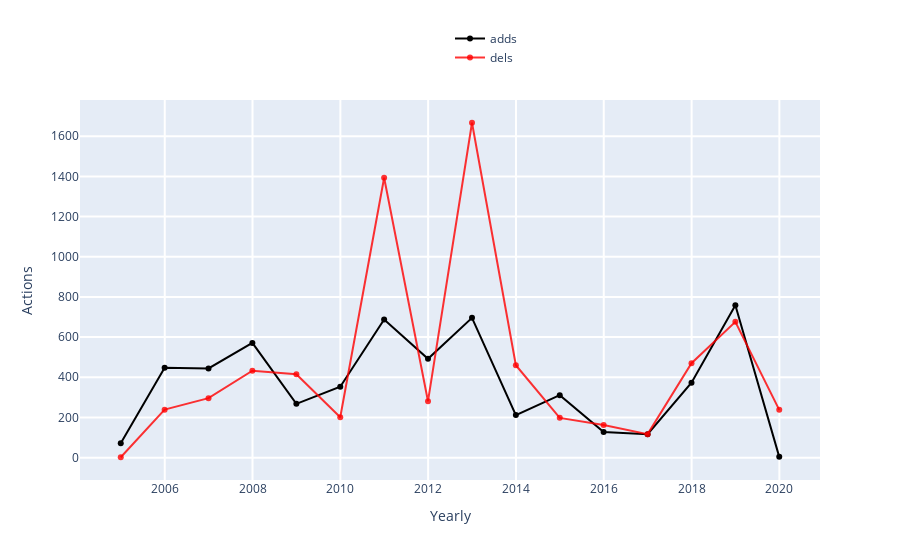

Source (notebook cell):
### Markdown cell above
### <span style="color:green"> TRY YOURSELF! THIS IS WHAT WILL HAPPEN WHEN YOU CLICK 'Show Actions Details' BUTTON </span>

### Code cell
### ----------------------------------------------------------------------------------- ###
### TRY YOURSELF! THIS IS WHAT WILL HAPPEN WHEN YOU CLICK 'Show Actions Details' BUTTON ###
### ----------------------------------------------------------------------------------- ###

## This is the page you used ##
print('The page that is being used:', the_page['title'])

## Continue to use our data from A.1; first convert the date to the type datetime ##
total_actions['year_month'] = pd.to_datetime(total_actions['year_month'])

## visualization, core visual code lies in ActionsListener, then the interact function    ##
## make it interactive, mode details see:                                                 ##
## https://github.com/gesiscss/wikiwho_demo/blob/master/visualization/actions_listener.py ##

# Define a ActionsListener instance
actions_listener = ActionsListener(total_actions)

# Which types do those actions have?
actions_types = (total_actions.columns[4:16]).values.tolist()

# Visualization: try yourself by coding!
begin_date = date(2002, 3, 1)
end_date = date(2019, 4, 1)
editor_name = 'All'
frequency = 'Yearly' # 'Monthly'
black_line = 'adds' # Choose one from 'actions_types'. Note that 'black_line doesn't have 'None' option but others have.
red_line = 'dels'
blue_line = 'None'
green_line = 'None'

actions_listener.listen(
    _range = (begin_date, end_date),
    editor = editor_name,
    granularity = frequency,
    black = black_line,
    red = red_line,
    blue = blue_line,
    green = green_line
)

### Figure 1 — Plotly figure (JSON) as saved in the notebook; plotly's stock layout.template omitted (floating-point values rounded to 4 significant figures)
{"data": [{"marker": {"color": "rgba(0, 0, 0, 1)"}, "name": "adds", "type": "scatter", "x": ["2004-12-31T00:00:00", "2005-12-31T00:00:00", "2006-12-31T00:00:00", "2007-12-31T00:00:00", "2008-12-31T00:00:00", "2009-12-31T00:00:00", "2010-12-31T00:00:00", "2011-12-31T00:00:00", "2012-12-31T00:00:00", "2013-12-31T00:00:00", "2014-12-31T00:00:00", "2015-12-31T00:00:00", "2016-12-31T00:00:00", "2017-12-31T00:00:00", "2018-12-31T00:00:00", "2019-12-31T00:00:00"], "y": [72, 448, 444, 571, 268, 353, 688, 492, 696, 212, 311, 128, 117, 373, 759, 4]}, {"marker": {"color": "rgba(255, 0, 0, .8)"}, "name": "dels", "type": "scatter", "x": ["2004-12-31T00:00:00", "2005-12-31T00:00:00", "2006-12-31T00:00:00", "2007-12-31T00:00:00", "2008-12-31T00:00:00", "2009-12-31T00:00:00", "2010-12-31T00:00:00", "2011-12-31T00:00:00", "2012-12-31T00:00:00", "2013-12-31T00:00:00", "2014-12-31T00:00:00", "2015-12-31T00:00:00", "2016-12-31T00:00:00", "2017-12-31T00:00:00", "2018-12-31T00:00:00", "2019-12-31T00:00:00"], "y": [2, 239, 296, 433, 415, 201, 1393, 281, 1667, 460, 198, 163, 117, 470, 676, 238]}], "layout": {"barmode": "group", "hovermode": "closest", "legend": {"x": 0.5, "y": 1.2}, "showlegend": true, "xaxis": {"gridwidth": 2, "ticklen": 5, "title": {"text": "Yearly"}, "zeroline": true}, "yaxis": {"gridwidth": 2, "ticklen": 5, "title": {"text": "Actions"}}}}
